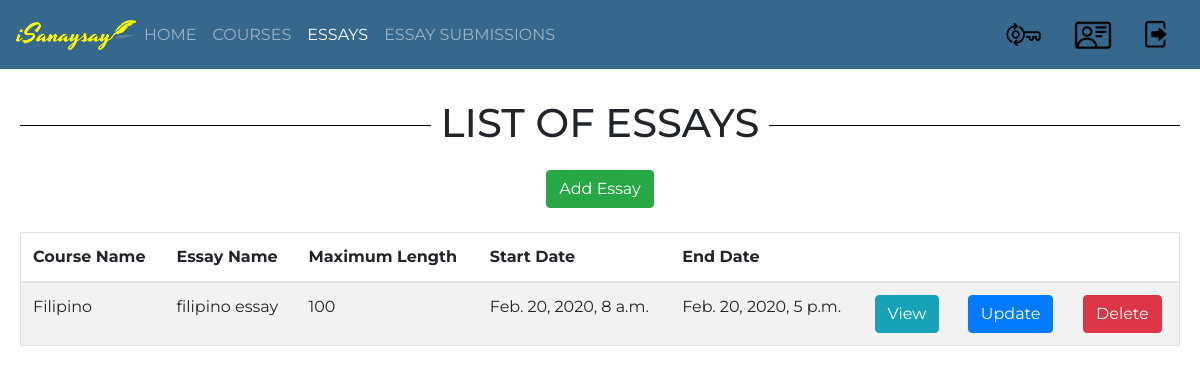
/isanaysay/view_essays (signed in), run on the app's committed database.
### users/models.py (models this page shows, shortened)
class Essay(models.Model):
    course = models.ForeignKey(Course, verbose_name="Course", on_delete = models.CASCADE)
    name = models.CharField(verbose_name="Essay Name", max_length=300)
    essay_description = models.CharField(verbose_name="Essay Description", max_length=1500)
    essay_code = models.CharField(verbose_name="Essay Code", max_length=100)
    maximum_length = models.IntegerField(verbose_name="Maximum Length")
    start_date_time = models.DateTimeField(verbose_name="Essay Start Date and Time")
    end_date_time = models.DateTimeField(verbose_name="Essay End Date and Time")
    criteria_no_1 = models.FloatField(verbose_name="Grammar",default=0)
    criteria_no_2 = models.FloatField(verbose_name="Spelling",default=0)
    criteria_no_3 = models.FloatField(verbose_name="Content",default=0)
    words = models.CharField(verbose_name="Words",max_length=10000,default="")

class Course(models.Model):
    pass
    semester_Choices = (
        ('A', 'First Semester'),
        ('B', 'Second Semester'),
        ('C', 'Summer'),
    )
    shoolYear_Choices = (
        ('1', '2019-2020'),
        ('2', '2020-2021'),
        ('3', '2021-2022'),
    )
    name = models.CharField(verbose_name="Course Name", max_length=128)
    course_code = models.CharField(verbose_name="Course Code", max_length=128)
    course_description = models.CharField(verbose_name="Course Description", max_length=500)
    course_detail = models.CharField(verbose_name="Course Detail", max_length=100)
    course_unit = models.IntegerField(verbose_name="Course Units", default=3)
    course_semester = models.CharField(max_length=1,choices=semester_Choices, default='A', verbose_name="Semester")
    course_school_year = models.CharField(max_length=1,choices=shoolYear_Choices, default='20', verbose_name="School Year")
    start_date = models.DateField(verbose_name="Course Start Date")
    end_date = models.DateField(verbose_name="Course End Date")
    students = models.ManyToManyField(CustomUser, related_name='students_enrolled')
    teacher = models.ForeignKey(CustomUser, verbose_name="Teacher", on_delete = models.CASCADE)

### users/views.py (the view)
def view_essays(request):
    if request.user.is_authenticated:
        template = "list_essay.html"
        user_id = request.user.id
        essays = Essay.objects.filter(course__teacher__id=user_id)
        context = {
            'essays': essays,
        }
        return render(request, template, context)
    else:
        return HttpResponseRedirect(reverse_lazy('index'))

### templates/list_essay.html (shortened to what this page needs)
{% extends 'base.html' %}
{% block content %}
	<div id="parent"><div id="child"><br/><br/><br/>
		<h1><span>LIST OF ESSAYS</span></h1><br/>
		<a href="{% url 'add-essay' %}" class="btn btn-success">Add Essay</a> <br /><br />
		<table class="table table-striped table-bordered">
			<thead>
				<tr>
					<th style="text-align:left;">Course Name</th>
					<th style="text-align:left;">Essay Name</th>
					<th style="text-align:left;">Maximum Length</th>
					<th style="text-align:left;">Start Date</th>
					<th style="text-align:left;">End Date</th>
					<th></th>
					<th></th>
					<th></th>
				</tr>
			</thead>
			<tbody>
				{% for essay in essays %}
				<tr>
					<td style="text-align:left;">{{ essay.course.name }}</td>
					<td style="text-align:left;">{{ essay.name }}</td>
					<td style="text-align:left;">{{ essay.maximum_length }}</td>
					<td style="text-align:left;">{{ essay.start_date_time }}</td>
					<td style="text-align:left;">{{ essay.end_date_time }}</td>
					<td style="text-align:left;">
						<a href="{% url 'view-essay' essay.id %}" class="btn btn-info">View</a>
					</td>
					<td style="text-align:left;">
						<a href="{% url 'update-essay' essay.id %}" class="btn btn-primary">Update</a>
					</td>
					<td style="text-align:left;">
						<a href="{% url 'delete-essay' essay.id %}" class="btn btn-danger">Delete</a>
					</td>
				</tr>
				{% empty %}
				<tr>
					<td colspan=9>No Essays yet</td>
				</tr>
				{% endfor %}
			</tbody>
		</table>
		</div></div>
{% endblock %}

### templates/base.html (style rules this page uses)
h1 { width: 100%; text-align: center; border-bottom: 1px solid #000; line-height: 0.1em; margin: 10px 0 20px; }
h1 span { background:#fff; padding:0 10px; }
body { font-family: 'Montserrat'; }
.table-bordered td, .table-bordered th { border:0; }
#parent { display: table; width: 100%; }
#child { display: table-cell; text-align: center; vertical-align: middle; padding-left:20px; padding-right:20px; }

### data on the page
Essay: course.name "Filipino", name "filipino essay", maximum_length "100", start_date_time "Feb. 20, 2020, 8 a.m.", end_date_time "Feb. 20, 2020, 5 p.m."
